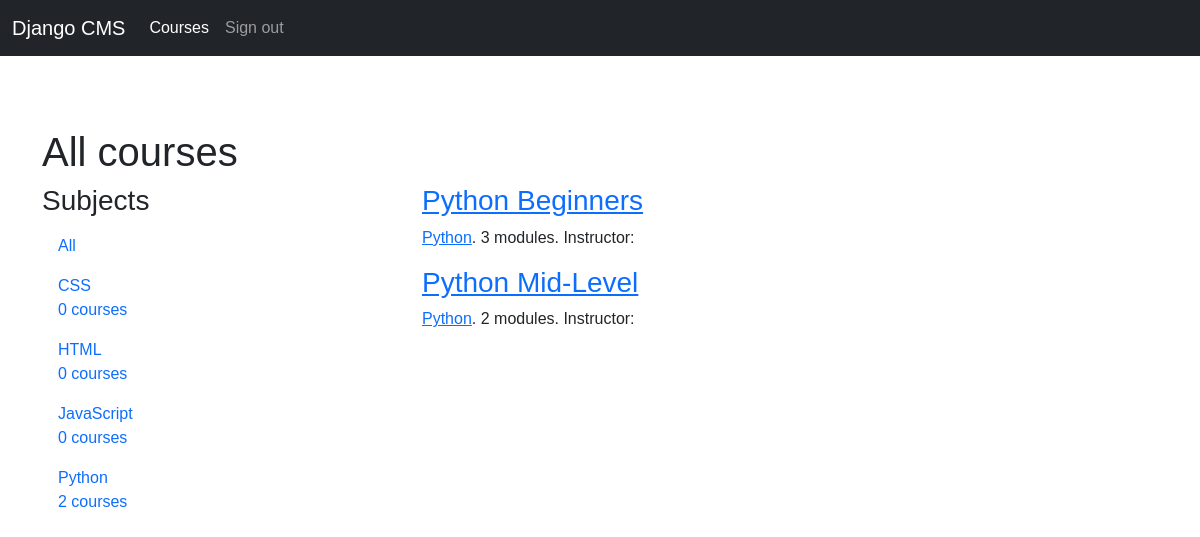
The app's page / (signed in) with its own data.
### courses/models.py (models this page shows, shortened)
class Subject(models.Model):
    title = models.CharField(max_length=200)
    slug = models.SlugField(max_length=200, unique=True)
    class Meta:
        ordering = ["title"]
    def __str__(self):
        return self.title

class Course(models.Model):
    owner = models.ForeignKey(
        User, related_name="courses_created", on_delete=models.CASCADE
    )
    subject = models.ForeignKey(
        Subject, related_name="courses", on_delete=models.CASCADE
    )
    title = models.CharField(max_length=200)
    slug = models.SlugField(max_length=200, unique=True)
    overview = models.TextField()
    created = models.DateTimeField(auto_now_add=True)
    students = models.ManyToManyField(User, related_name="courses_joined", blank=True)
    class Meta:
        ordering = ["-created"]

### courses/views.py (the view)
# urls.py: path("", CourseListView.as_view(), name="course_list"),
class CourseListView(TemplateResponseMixin, View):
    model = Course
    template_name = "courses/course/list.html"
    def get(self, request, subject=None):
        subjects = cache.get("all_subjects")
        if not subjects:
            subjects = Subject.objects.annotate(total_courses=Count("courses"))
            cache.set("all_subjects", subjects)
        all_courses = Course.objects.annotate(total_modules=Count("modules"))
        if subject:
            subject = get_object_or_404(Subject, slug=subject)
            key = "subject_{}_courses".format(subject.id)
            courses = cache.get(key)
            if not courses:
                courses = all_courses.filter(subject=subject)
                cache.set(key, courses)
        else:
            courses = cache.get("all_courses")
            if not courses:
                courses = all_courses
                cache.set("all_courses", courses)
        return self.render_to_response(
            {"subjects": subjects, "subject": subject, "courses": courses}
        )

### courses/templates/courses/course/list.html (shortened to what this page needs)
{% extends "base.html" %}
{% block content %}
    <div class="row">
        <div class="col-md-12">
            <h1>
                {% if subject %}
                    {{ subject.title }} courses
                {% else %}
                    All courses
                {% endif %}
            </h1>
        </div>
    </div>
    <div class="row">
        <div class="col-md-4">
            <h3>Subjects</h3>
            <ul id="modules" class="nav flex-column">
                <li class="nav-item" {% if not subject %}class="selected"{% endif %}>
                    <a class="nav-link" href="{% url 'course_list' %}">All</a>
                </li>
                {% for s in subjects %}
                    <li {% if subject == s %}class="selected"{% endif %} class="nav-item">
                        <a class="nav-link" href="{% url 'course_list_subject' s.slug %}">
                            {{ s.title }}<br><span>{{ s.total_courses }} courses</span></a>
                    </li>
                {% endfor %}
            </ul>
        </div>
        <div class="col-md-8">
            <div class="module">
                {% for course in courses %}
                    {% with subject=course.subject %}
                        <h3><a href="{% url "course_detail" course.slug %}">{{ course.title }}</a></h3>
                        <p>
                            <a href="{% url "course_list_subject" subject.slug %}">{{ subject }}</a>.
                            {{ course.total_modules }} modules.
                            Instructor: {{ course.owner.get_full_name }}
                        </p>
                    {% endwith %}
                {% endfor %}
            </div>
        </div>
    </div>
{% endblock %}

### courses/static/css/base.css (style rules this page uses)
body { font-family: sans-serif; }

### records on screen
Subject: title "CSS", total_courses "0"
Subject: title "HTML", total_courses "0"
Subject: title "JavaScript", total_courses "0"
Subject: title "Python", total_courses "2"
Course: title "Python Beginners", subject "Python", total_modules "3"
Course: title "Python Mid-Level", subject "Python", total_modules "2"
